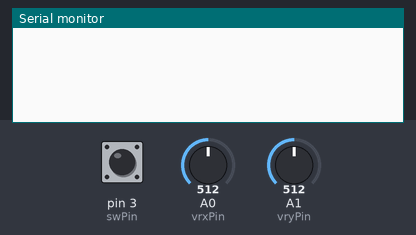
Bench run of a sketch on a simulated Arduino Uno, built with avr-gcc and run on an emulated ATmega328P. Shown: the last lines printed to the serial monitor. The test bench sets the inputs (shaded band); at power-on: A0 (vrxPin) = 512, A1 (vryPin) = 512, pin 3 (swPin) HIGH. No radio packets arrive unless stated.

Above: at 1.2 s.
1.3 s: A0 (vrxPin) set to 716
At 2.5 s:
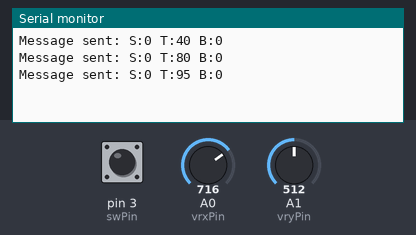
2.9 s: A1 (vryPin) set to 716
At 4.1 s:
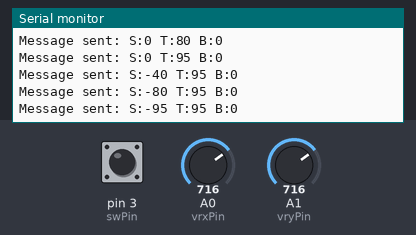
4.4 s: pin 3 (swPin) pulled LOW for 0.15 s
At 5.3 s:
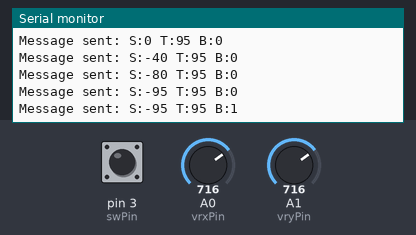
6.0 s: A0 (vrxPin) set to 900
At 7.1 s:
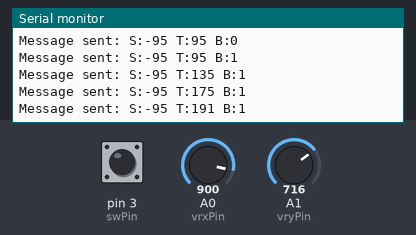
7.5 s: pin 3 (swPin) pulled LOW for 1 s
At 8.4 s:
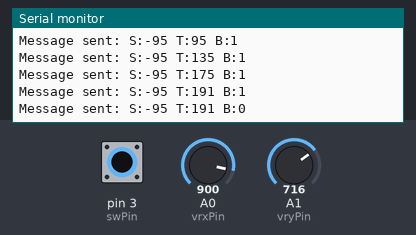
10.0 s: A1 (vryPin) set to 900
At 11.0 s:
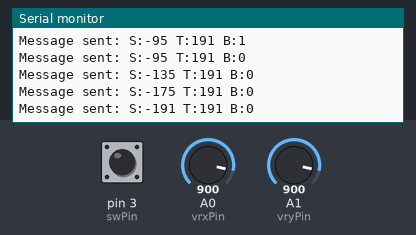
Timing chart, 0 to 12.5 s (numbered marks = the images above; inputs shaded):
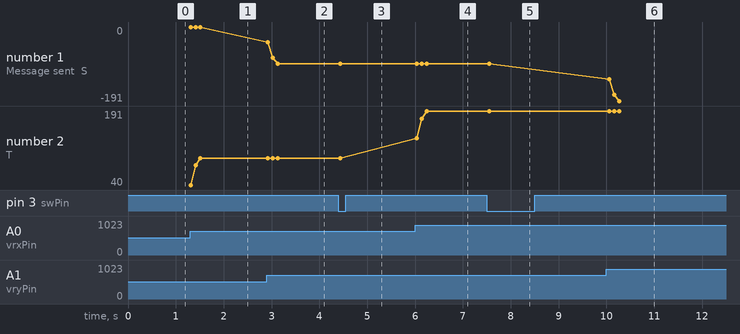

Measured:
- after the input at 1.3 s, the serial monitor: prints a new line at once (image 1)
- after the input at 2.9 s, the serial monitor: prints a new line at once (image 2)
- after the input at 4.4 s, the serial monitor: prints a new line at once (image 3)
- after the input at 6.0 s, the serial monitor: prints a new line at once (image 4)
- after the input at 7.5 s, the serial monitor: prints a new line after 0.05 s (image 5)
- after the input at 10.0 s, the serial monitor: prints a new line after 0.06 s (image 6)
- plotted number 1: 0 → -95 after the input at 2.9 s, -95 → -191 after the input at 10.0 s
- plotted number 2: 95 → 191 after the input at 6.0 s

The sketch:

TransmitterWithMotorJoystick_speedandturning.ino
```cpp
#include <SPI.h>
#include <nRF24L01.h>
#include <RF24.h>

// Pin definitions for joystick
const int vrxPin = A0;   // Analog pin for X-axis
const int vryPin = A1;   // Analog pin for Y-axis
const int swPin = 3;     // Digital pin for joystick button

// Previous motor and turn speeds to track the last set speed
int motorSpeed = 0;
int turnSpeed = 0;
int prevMotorSpeed = 0;  // Store the previous motor speed
int prevTurnSpeed = 0;   // Store the previous turn speed

const int maxSpeed = 255;   // Max speed for forward/backward motion
const int maxTurnSpeed = 255; // Max speed for turning
const int rampStep = 40;     // Step value for smooth acceleration

// Initialize RF24 radio on pins 9 (CE) and 10 (CSN)
RF24 radio(9, 10);

const byte address[6] = "00002";  // Address for communication

// Tolerance for determining the joystick center
const int tolerance = 20;  // Adjust this value as needed
const int centerValue = 512; // Center value for joystick

// Button state tracking
bool buttonState = HIGH;    // Current button state
bool lastButtonState = HIGH; // Previous button state
bool toggleState = false;   // Toggle state for the button
bool lastToggleState = false; // Last toggle state to track changes

void setup() {
  Serial.begin(9600);         // Initialize serial communication for debugging
  radio.begin();              // Start the RF24 radio
  radio.openWritingPipe(address);  // Set up the address for transmitting
  radio.setPALevel(RF24_PA_MIN);   // Set power level (try higher if range is an issue)
  radio.stopListening();           // Set as transmitter

  // Set up the button pin as input with pull-up resistor
  pinMode(swPin, INPUT_PULLUP);
}

void loop() {
    // Read the X and Y analog values (range: 0 - 1023)
  int xValue = analogRead(vrxPin);  // X-axis value
  int yValue = analogRead(vryPin);  // Y-axis value

  // Read the button state (pressed: LOW, not pressed: HIGH)
  lastButtonState = buttonState;  // Store the last button state
  buttonState = digitalRead(swPin);  // Update the current button state

  // Toggle button state only if it has changed from HIGH to LOW
  if (lastButtonState == HIGH && buttonState == LOW) {
    toggleState = !toggleState;  // Toggle the state
  }

  // Target speeds for motors (forward/backward) and turning (left/right)
  int targetMotorSpeed = 0;
  int targetTurnSpeed = 0;

  // Forward/Backward control for motors based on joystick Y-axis
  if (yValue < centerValue - tolerance) {
    // Moving forward, map joystick Y-value
    targetMotorSpeed = map(yValue, 0, centerValue - tolerance, maxSpeed, 0);
  } else if (yValue > centerValue + tolerance) {
    // Moving backward, map joystick Y-value
    targetMotorSpeed = map(yValue, centerValue + tolerance, 1023, 0, maxSpeed);
    targetMotorSpeed = -targetMotorSpeed;  // Set negative speed for backward
  }

  // Left/Right turning control based on joystick X-axis
  if (xValue < centerValue - tolerance) {
    // Turning left, map joystick X-value
    targetTurnSpeed = map(xValue, 0, centerValue - tolerance, maxTurnSpeed, 0);
    targetTurnSpeed = -targetTurnSpeed;  // Set negative speed for left turn
  } else if (xValue > centerValue + tolerance) {
    // Turning right, map joystick X-value
    targetTurnSpeed = map(xValue, centerValue + tolerance, 1023, 0, maxTurnSpeed);
  }

  // Ramp the speeds for smooth acceleration
  motorSpeed = rampSpeed(motorSpeed, targetMotorSpeed, rampStep);
  turnSpeed = rampSpeed(turnSpeed, targetTurnSpeed, rampStep);

  // If joystick returns to center, reset motor and turn speeds
  if (abs(yValue - centerValue) <= tolerance) {
    motorSpeed = 0;  // Joystick centered vertically
  }
  if (abs(xValue - centerValue) <= tolerance) {
    turnSpeed = 0;   // Joystick centered horizontally
  }

  // Check if we need to send data (only send if speed has changed or toggle state changed)
  if (motorSpeed != prevMotorSpeed || turnSpeed != prevTurnSpeed || (toggleState != lastToggleState)) {
    // Prepare the data to send (motor speed, turn speed, button state)
    char data[30];  // Buffer for sending data
    snprintf(data, sizeof(data), "S:%d T:%d B:%d", motorSpeed, turnSpeed, toggleState ? 1 : 0);

    // Send data
    radio.write(&data, sizeof(data));  // Send the joystick data
    Serial.print("Message sent: ");
    Serial.println(data);  // Print the sent message for debugging

    // Update previous speed values and last toggle state
    prevMotorSpeed = motorSpeed;
    prevTurnSpeed = turnSpeed;
    lastToggleState = toggleState;  // Update last toggle state after sending
  }

  // Small delay to prevent flooding the receiver
  delay(100);
}
// Function to gradually ramp the speed
int rampSpeed(int currentSpeed, int targetSpeed, int step) {
  if (currentSpeed < targetSpeed)
  {
    return min(currentSpeed + step, targetSpeed); // Gradually increase speed
  } else if (currentSpeed > targetSpeed)
  {
    return max(currentSpeed - step, targetSpeed); // Gradually decrease speed
  } else {
    return currentSpeed; // No change if already at target speed
  }
}
```
